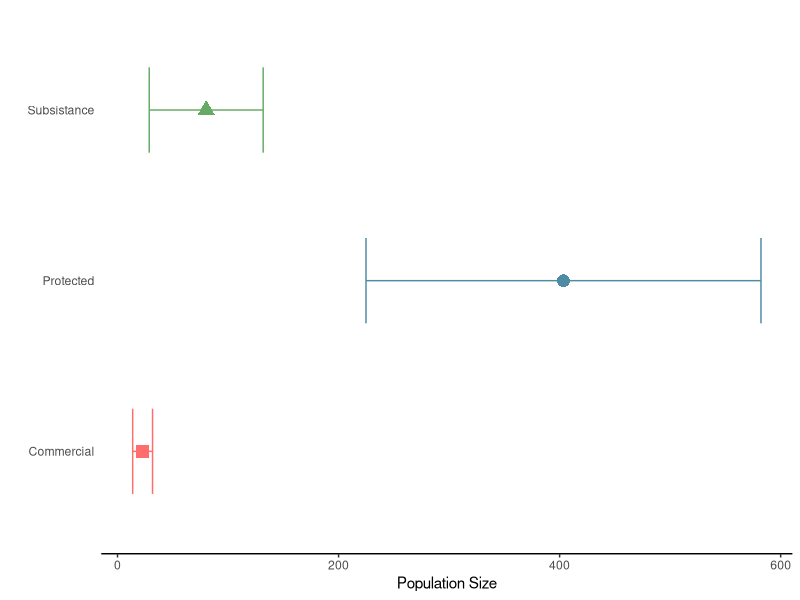
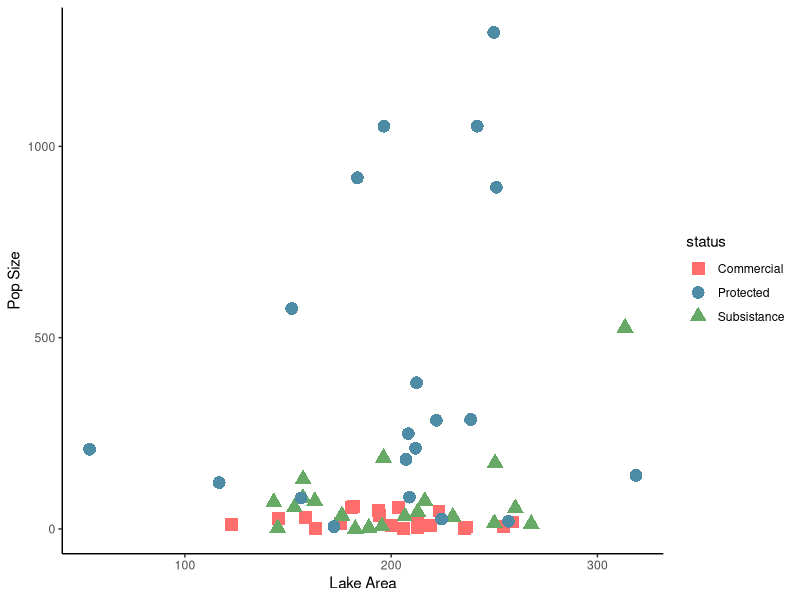
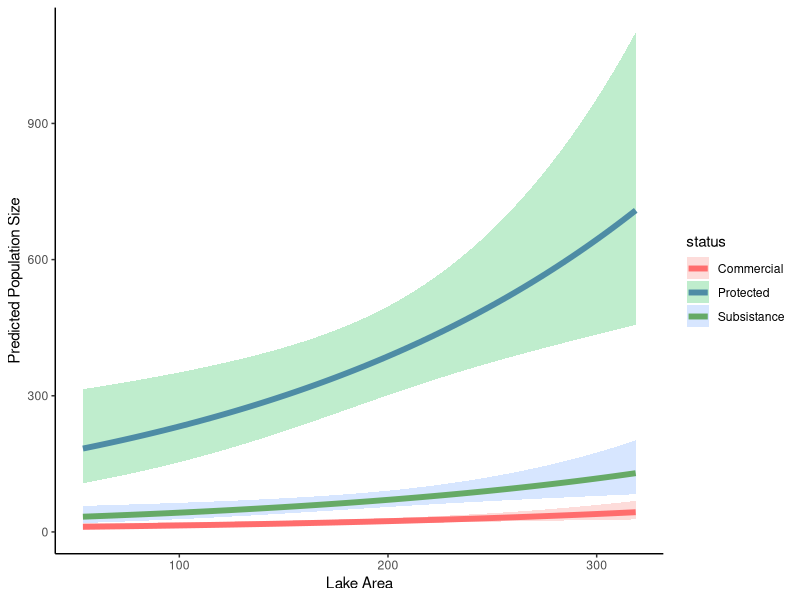

Recreate these plots in R, in order.
###################
# mock arapima data
# authored by George Brooks, October 2022
###################

# libraries
library(dplyr)
library(ggplot2)
library(MASS)

#######
# data
#######

#60 lakes
lake.id <- rep(1:60)

# lake area
area <-  round(rnorm(60, 200, 50),1)

#assign the status for each lake
status <- as.factor(c(rep("Commercial", 20), rep("Subsistance",20), rep("Protected",20)))

#abundance in year 1
n1 <- rnbinom(60, 1, 0.02)

#Factor by which to change the abundance, per status
sfactor  <- c(
  rep(c(0.2), times = 20),
  rep(c(1), times = 20),
  rep(c(4), times = 20)
)


#Put all variables data together
arapima <- data.frame(lake.id, area, status, n1, sfactor)

#Apply treatment effect per status and water type
arapima <- arapima %>% 
  mutate(n1 = n1*sfactor) %>%
  mutate(n1 = as.integer(n1*area/100))

########
# stats
########

#compute descriptive statistics per status and water
stats <- arapima %>%
  group_by(status) %>%
  summarise(
    count = n(),
    mean_n1 = mean(n1,na.rm=TRUE),
    se_n1 = sd(n1, na.rm = TRUE)/sqrt(count),
    ci95lower = mean_n1 - se_n1*1.96,
    ci95upper = mean_n1 + se_n1*1.96,
    mean_area = mean(area,na.rm=TRUE),
    se_area = sd(area, na.rm = TRUE)/sqrt(count),
    
  )

stats



#forest plot (pop size vs lake status)
p1 <- ggplot(stats, aes(x=mean_n1, y=status, color=status, shape=status)) +
  geom_errorbar(aes(xmin = ci95lower, xmax = ci95upper), width = 0.5) +
  geom_point(size = 4) + 
  labs(x="Population Size", y = "") +
  scale_color_manual(values = c("#ff6d6d", "#4e8ca5", "#66aa66", "#aa9966")) +
  scale_shape_manual(values=c(15,16, 17)) +
  theme_classic() +
  theme(legend.position = "none",
        #remove y-axis line and ticks
        axis.line.y = element_blank(),
        axis.ticks.y = element_blank()) 
p1

#forest plot (pop size vs lake size)
p2 <- ggplot(arapima, aes(x=area, y=n1, color=status, shape=status)) +
  geom_point(size = 4) + 
  labs(x="Lake Area", y = "Pop Size") +
  scale_color_manual(values = c("#ff6d6d", "#4e8ca5", "#66aa66", "#aa9966")) +
  scale_shape_manual(values=c(15,16, 17)) +
  theme_classic() 

p2


##############
# nb model
m1 = glm.nb(n1 ~ status + area, data = arapima)
summary(m1)


# predictions
newdat <- data.frame(
  area = rep(seq(from = min(arapima$area), to = max(arapima$area), length.out = 100), 3),
  status = factor(rep(1:3, each = 100), levels = 1:3, labels =
                  levels(arapima$status)))

newdat <- cbind(newdat, predict(m1, newdat, type = "link", se.fit=TRUE))
newdat <- within(newdat, {
  N <- exp(fit)
  LL <- exp(fit -  se.fit)
  UL <- exp(fit +  se.fit)
})

ggplot(newdat, aes(area, N)) +
  geom_ribbon(aes(ymin = LL, ymax = UL, fill = status), alpha = .25) +
  geom_line(aes(colour = status), size = 2) +
  labs(x = "Lake Area", y = "Predicted Population Size")+
  scale_color_manual(values = c("#ff6d6d", "#4e8ca5", "#66aa66", "#aa9966")) +
  scale_shape_manual(values=c(15,16, 17)) +
  theme_classic() 
